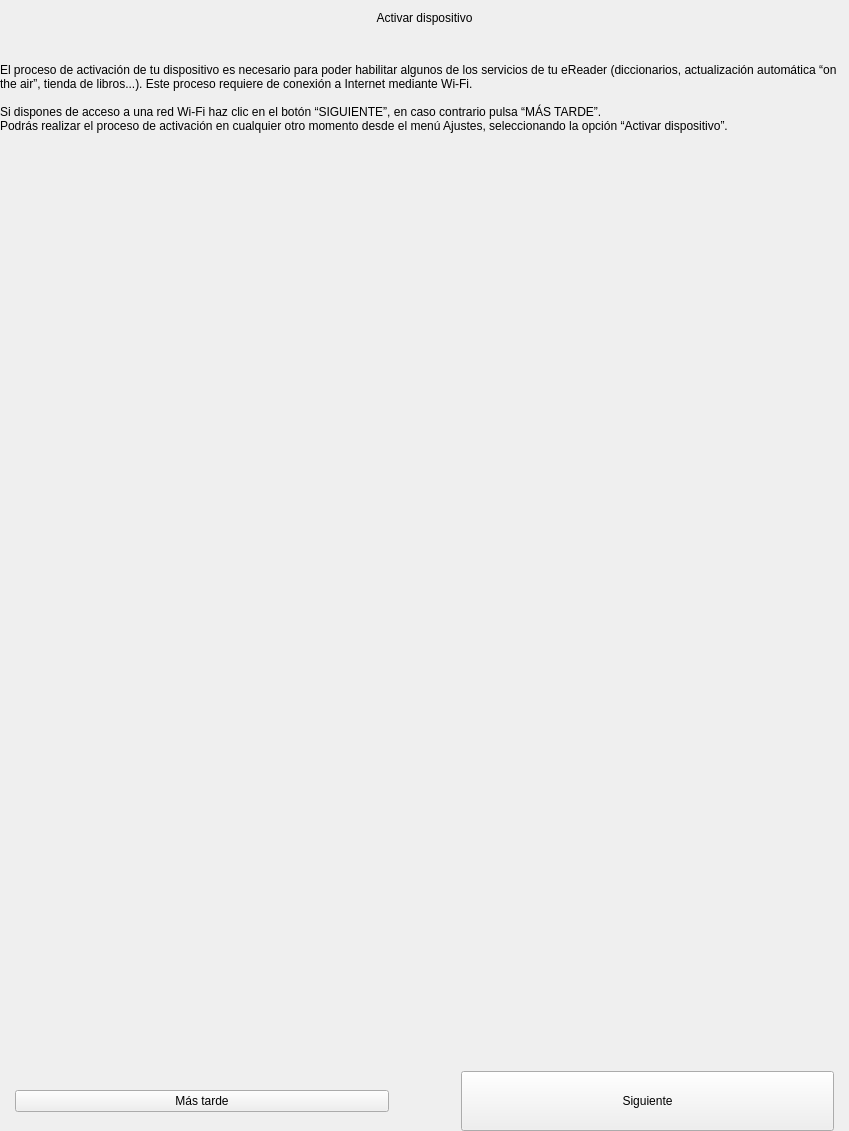
<?xml version="1.0" encoding="UTF-8"?>
<ui version="4.0">
 <class>WizardWelcome</class>
 <widget class="QWidget" name="WizardWelcome">
  <property name="geometry">
   <rect>
    <x>0</x>
    <y>0</y>
    <width>849</width>
    <height>1131</height>
   </rect>
  </property>
  <property name="minimumSize">
   <size>
    <width>0</width>
    <height>0</height>
   </size>
  </property>
  <property name="maximumSize">
   <size>
    <width>849</width>
    <height>1131</height>
   </size>
  </property>
  <property name="windowTitle">
   <string>Form</string>
  </property>
  <property name="styleSheet">
   <string notr="true" />
  </property>
  <layout class="QVBoxLayout" name="verticalLayout">
   <property name="spacing">
    <number>0</number>
   </property>
   <property name="margin">
    <number>0</number>
   </property>
   <item>
    <widget class="QFrame" name="welcomeHeaderCont">
     <layout class="QHBoxLayout" name="horizontalLayout">
      <property name="margin">
       <number>0</number>
      </property>
      <item>
       <widget class="QLabel" name="welcomeTitleLbl">
        <property name="minimumSize">
         <size>
          <width>150</width>
          <height>35</height>
         </size>
        </property>
        <property name="maximumSize">
         <size>
          <width>707</width>
          <height>49</height>
         </size>
        </property>
        <property name="text">
         <string>Activar dispositivo</string>
        </property>
        <property name="alignment">
         <set>Qt::AlignCenter</set>
        </property>
       </widget>
      </item>
     </layout>
    </widget>
   </item>
   <item>
    <widget class="QLabel" name="topSpacer">
     <property name="text">
      <string />
     </property>
    </widget>
   </item>
   <item>
    <widget class="QWidget" name="wizardWelcomeCont" native="true">
     <property name="sizePolicy">
      <sizepolicy hsizetype="Preferred" vsizetype="Expanding">
       <horstretch>0</horstretch>
       <verstretch>0</verstretch>
      </sizepolicy>
     </property>
     <layout class="QVBoxLayout" name="verticalLayout_2">
      <property name="spacing">
       <number>0</number>
      </property>
      <property name="leftMargin">
       <number>0</number>
      </property>
      <property name="topMargin">
       <number>0</number>
      </property>
      <property name="rightMargin">
       <number>0</number>
      </property>
      <property name="bottomMargin">
       <number>10</number>
      </property>
      <item>
       <widget class="QLabel" name="activateIconLbl">
        <property name="text">
         <string />
        </property>
       </widget>
      </item>
      <item>
       <widget class="QLabel" name="intro1Lbl">
        <property name="lineWidth">
         <number>1</number>
        </property>
        <property name="midLineWidth">
         <number>0</number>
        </property>
        <property name="text">
         <string>El proceso de activaci&#243;n de tu dispositivo es necesario para poder habilitar algunos de los servicios de tu eReader (diccionarios, actualizaci&#243;n autom&#225;tica &#8220;on the air&#8221;, tienda de libros...). Este proceso requiere de conexi&#243;n a Internet mediante Wi-Fi. </string>
        </property>
        <property name="wordWrap">
         <bool>true</bool>
        </property>
        <property name="indent">
         <number>0</number>
        </property>
       </widget>
      </item>
      <item>
       <widget class="QLabel" name="intro2Lbl">
        <property name="lineWidth">
         <number>1</number>
        </property>
        <property name="midLineWidth">
         <number>0</number>
        </property>
        <property name="text">
         <string>
Si dispones de acceso a una red Wi-Fi haz clic en el bot&#243;n &#8220;SIGUIENTE&#8221;, en caso contrario pulsa &#8220;M&#193;S TARDE&#8221;.</string>
        </property>
        <property name="wordWrap">
         <bool>true</bool>
        </property>
        <property name="indent">
         <number>0</number>
        </property>
       </widget>
      </item>
      <item>
       <widget class="QLabel" name="intro3Lbl">
        <property name="text">
         <string>Podr&#225;s realizar el proceso de activaci&#243;n en cualquier otro momento desde el men&#250; Ajustes, seleccionando la opci&#243;n &#8220;Activar dispositivo&#8221;. </string>
        </property>
        <property name="wordWrap">
         <bool>true</bool>
        </property>
        <property name="indent">
         <number>0</number>
        </property>
       </widget>
      </item>
      <item>
       <spacer name="verticalSpacer">
        <property name="orientation">
         <enum>Qt::Vertical</enum>
        </property>
        <property name="sizeHint" stdset="0">
         <size>
          <width>28</width>
          <height>57</height>
         </size>
        </property>
       </spacer>
      </item>
     </layout>
    </widget>
   </item>
   <item>
    <widget class="QWidget" name="WizardFooterButtons" native="true">
     <layout class="QHBoxLayout" name="horizontalLayout_2">
      <property name="spacing">
       <number>15</number>
      </property>
      <property name="leftMargin">
       <number>15</number>
      </property>
      <property name="topMargin">
       <number>0</number>
      </property>
      <property name="rightMargin">
       <number>15</number>
      </property>
      <property name="bottomMargin">
       <number>0</number>
      </property>
      <item>
       <widget class="QPushButton" name="skipBtn">
        <property name="sizePolicy">
         <sizepolicy hsizetype="Expanding" vsizetype="Fixed">
          <horstretch>0</horstretch>
          <verstretch>0</verstretch>
         </sizepolicy>
        </property>
        <property name="text">
         <string>M&#225;s tarde</string>
        </property>
       </widget>
      </item>
      <item>
       <spacer name="horizontalSpacer">
        <property name="orientation">
         <enum>Qt::Horizontal</enum>
        </property>
        <property name="sizeType">
         <enum>QSizePolicy::Minimum</enum>
        </property>
        <property name="sizeHint" stdset="0">
         <size>
          <width>57</width>
          <height>28</height>
         </size>
        </property>
       </spacer>
      </item>
      <item>
       <widget class="QPushButton" name="nextStepBtn">
        <property name="sizePolicy">
         <sizepolicy hsizetype="Expanding" vsizetype="Fixed">
          <horstretch>0</horstretch>
          <verstretch>0</verstretch>
         </sizepolicy>
        </property>
        <property name="minimumSize">
         <size>
          <width>18</width>
          <height>60</height>
         </size>
        </property>
        <property name="maximumSize">
         <size>
          <width>412</width>
          <height>85</height>
         </size>
        </property>
        <property name="focusPolicy">
         <enum>Qt::NoFocus</enum>
        </property>
        <property name="layoutDirection">
         <enum>Qt::LeftToRight</enum>
        </property>
        <property name="styleSheet">
         <string notr="true" />
        </property>
        <property name="text">
         <string>Siguiente</string>
        </property>
       </widget>
      </item>
     </layout>
    </widget>
   </item>
  </layout>
 </widget>
 <resources />
 <connections />
</ui>
